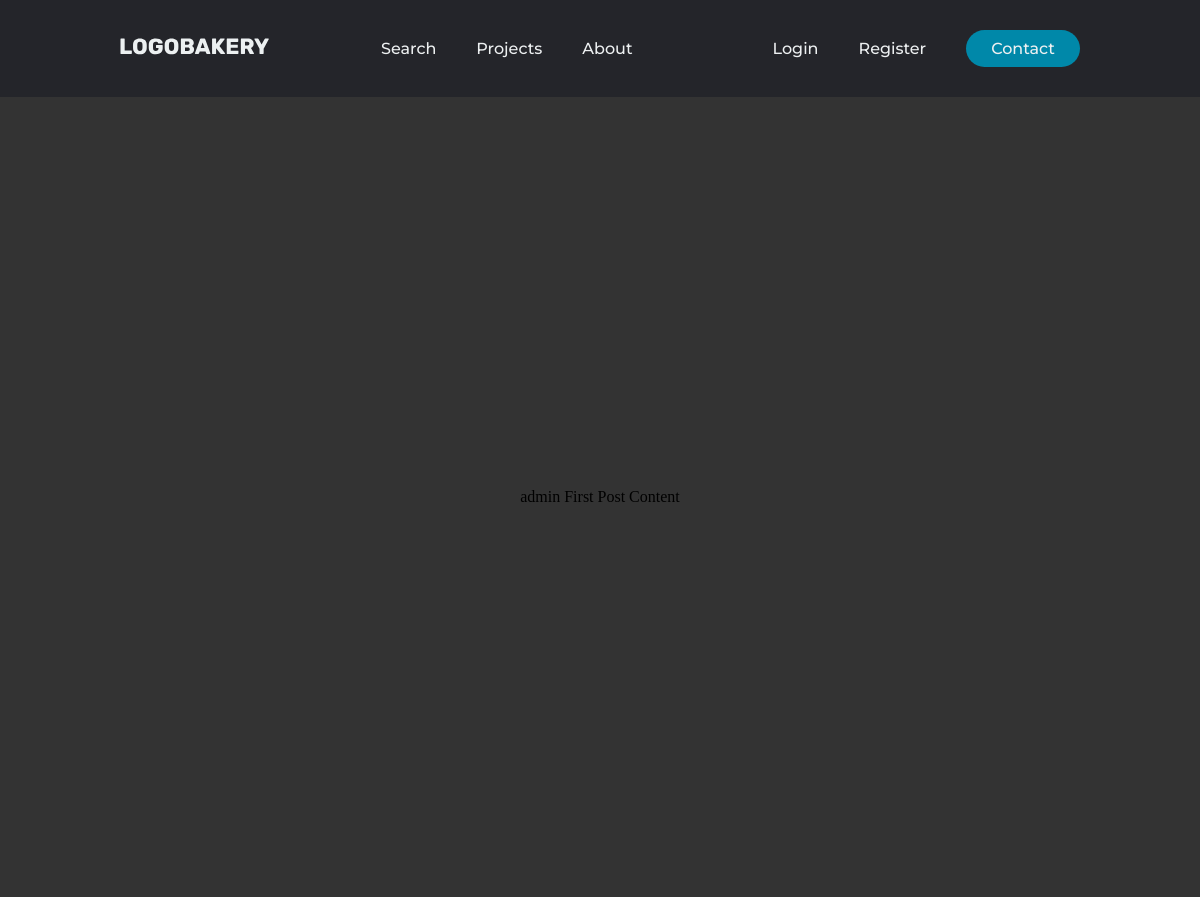
Before: / with the older database file.
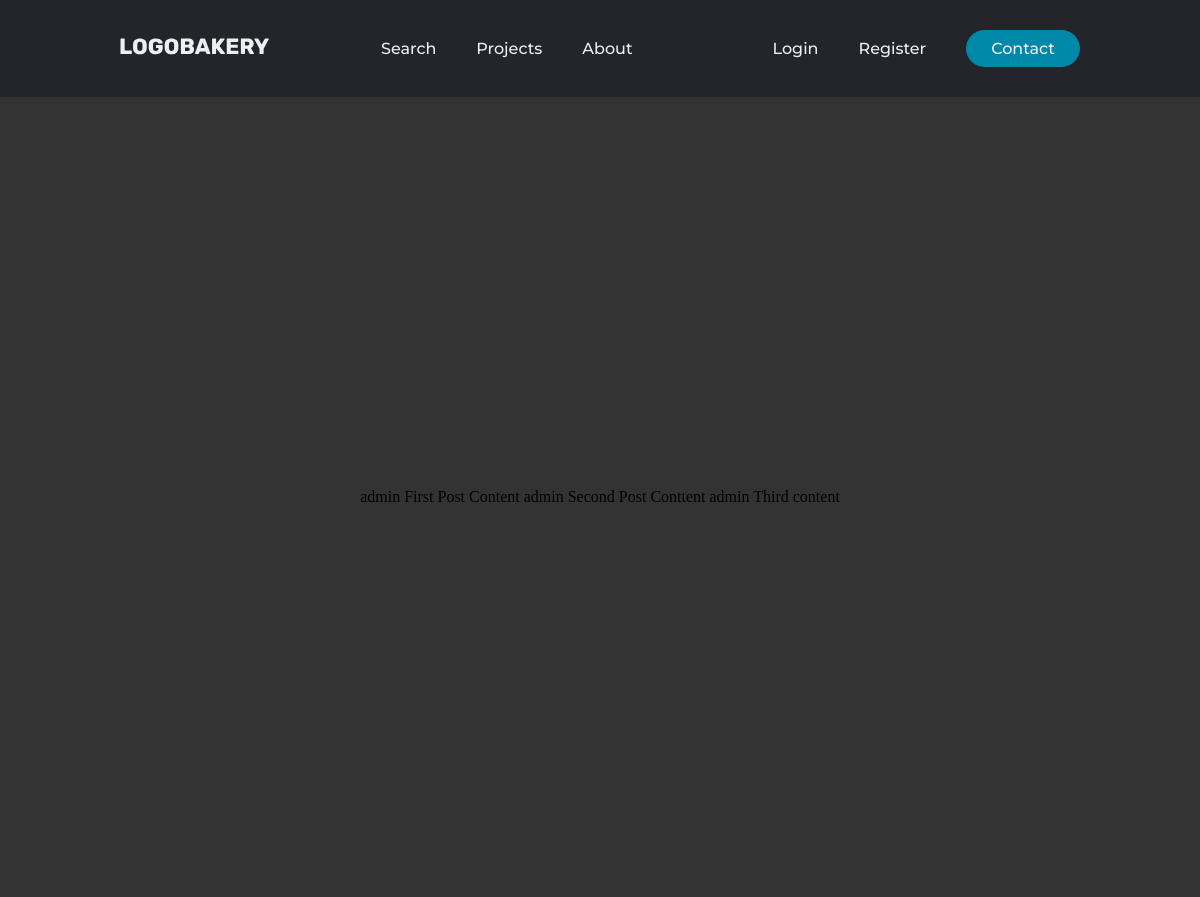
After: the same page with the newer database file.
### app/models.py (models this page shows, shortened)
class Post(models.Model):
    title = models.CharField(max_length = 100)
    content = models.TextField()
    date_posted = models.DateTimeField(default=timezone.now)
    author = models.ForeignKey(User, on_delete=models.CASCADE)

### app/views.py (the view)
# urls.py: path('',views.home, name ='home'),
def home(request):
    stuff_for_frontend ={
        'posts' : Post.objects.all(),
    }
    return render(request, 'scrapping/base.html',stuff_for_frontend)

### templates/scrapping/base.html (shortened to what this page needs)
{% load static %}
<!DOCTYPE html>
<html lang="en">
<head>
    <link rel="stylesheet" type="text/css" href="{% static 'scrapping/style.css' %}">
</head>
<body>
    <header>
        <a class="logo" href="/"><img src="/static/scrapping/Images/logo.svg" alt="logo"></a>
        <nav>
            <ul class="nav__links">
                <li><a href="{% url 'search' %}">Search</a></li>
                <li><a href="#">Projects</a></li>
                <li><a href="#">About</a></li>
                </ul>
        </nav>
        <ul class="nav__links1">
                <li><a href="#">Login</a></li>
                <li><a href="#">Register</a></li>
        </ul>
        <a class="cta" href="#">Contact</a>
    </header>
    <div class="container1">
        {% block content %}
        {% for post in posts %}
        {{post.author}}
        {{post.content}}
        {%endfor%}
        {% endblock %}
    </div>
</body>
</html>

### static/scrapping/style.css (style rules this page uses)
.container1 { margin: 0; padding: 0; min-height: 100vh; background: #333; justify-content: center; align-items: center; display: flex; }
* { box-sizing: border-box; margin: 0; padding: 0; }
header { display: flex; justify-content: flex-end; align-items: center; padding: 30px 10%; background-color: #24252a; }
.logo { margin-right: auto; }
.nav__links { list-style: none; display: flex; }
.nav__links1 { list-style: none; display: flex; margin-left: 100px; }
.nav__links a, .nav__links1 a, .cta, .overlay__content a { font-family: "Montserrat", sans-serif; font-weight: 500; color: #edf0f1; text-decoration: none; }
.nav__links li, .nav__links1 li { padding: 0px 20px; }
.nav__links li a, .nav__links1 li a { transition: all 0.3s ease 0s; }
.cta { margin-left: 20px; padding: 9px 25px; background-color: rgba(0, 136, 169, 1); border: none; border-radius: 50px; cursor: pointer; transition: all 0.3s ease 0s; }

Changed rows visible on the page:
added Post: author "admin", content "Second Post Conttent"
added Post: author "admin", content "Third content"
